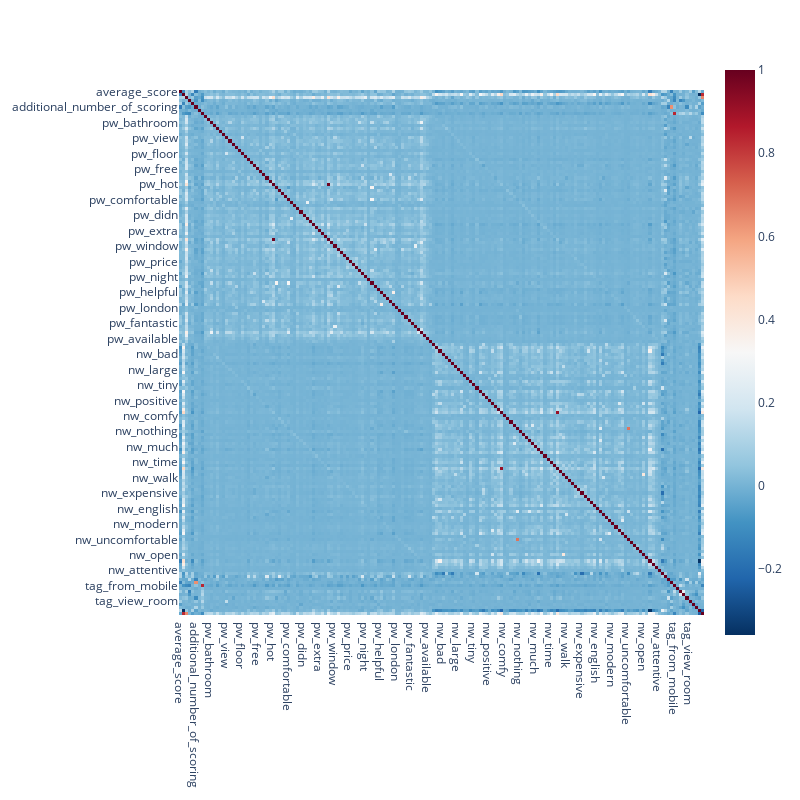

Notebook code for this chart:
### Code cell
import plotly.express as px

fig = px.imshow(data_for_corr.drop(['sample'], axis=1).corr(),width=800, height=800,color_continuous_scale='RdBu_r')

fig.show()

### Figure 1 — Plotly figure (JSON) as saved in the notebook; plotly's stock layout.template omitted (floating-point values rounded to 4 significant figures; data arrays with more than 128 entries replaced by an {"elided": "..."} marker saying what was removed)
{"data": [{"coloraxis": "coloraxis", "hovertemplate": "x: %{x}<br>y: %{y}<br>color: %{z}<extra></extra>", "name": "0", "type": "heatmap", "x": {"elided": "170 str values"}, "xaxis": "x", "y": {"elided": "170 str values"}, "yaxis": "y", "z": {"elided": "170x170 float values"}}], "layout": {"coloraxis": {"colorscale": [[0, "rgb(5,48,97)"], [0.1, "rgb(33,102,172)"], [0.2, "rgb(67,147,195)"], [0.3, "rgb(146,197,222)"], [0.4, "rgb(209,229,240)"], [0.5, "rgb(247,247,247)"], [0.6, "rgb(253,219,199)"], [0.7, "rgb(244,165,130)"], [0.8, "rgb(214,96,77)"], [0.9, "rgb(178,24,43)"], [1, "rgb(103,0,31)"]]}, "height": 800, "margin": {"t": 60}, "width": 800, "xaxis": {"anchor": "y", "constrain": "domain", "domain": [0, 1], "scaleanchor": "y"}, "yaxis": {"anchor": "x", "autorange": "reversed", "constrain": "domain", "domain": [0, 1]}}}
